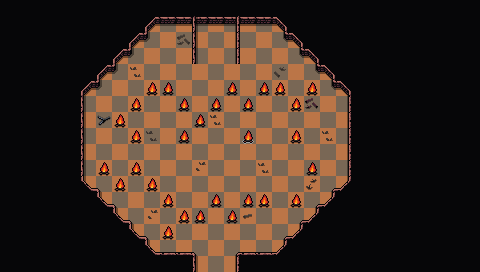

Rendered tile map (Tiled .tmx) drawn with the repository's tilesets; below, a short description and the map source with its tile grids summarised:
An orthogonal 30x17 tile map with 16x16 px tiles, 4 tile layers (Collision, Background, Ground, Clutter), 2 tilesets and 15 objects.

<map version="1.10" tiledversion="1.10.1" orientation="orthogonal" renderorder="right-down" width="30" height="17" tilewidth="16" tileheight="16" infinite="0" nextlayerid="7" nextobjectid="77">
 <editorsettings>
  <export target="wastetown..tmx" format="tmx" />
 </editorsettings>
 <properties>
  <property name="dungeonEffect" value="{&quot;startBattleWithCard&quot;: [ &quot;Staff of the Flame Magus&quot; ]}" />
 </properties>
 <tileset firstgid="1" source="../../tileset/main.tsx" />
 <tileset firstgid="10113" source="../../tileset/buildings.tsx" />
 <layer id="6" name="Collision" width="30" height="17">
  <data>[510 cells, 50 non-empty, 10 distinct tile ids]</data>
 </layer>
 <layer id="1" name="Background" width="30" height="17">
  <data>[510 cells, 510 non-empty, 3 distinct tile ids]</data>
 </layer>
 <layer id="2" name="Ground" width="30" height="17">
  <data>[510 cells, 353 non-empty, 14 distinct tile ids]</data>
 </layer>
 <layer id="3" name="Clutter" width="30" height="17">
  <properties>
   <property name="spriteLayer" type="bool" value="true" />
  </properties>
  <data>[510 cells, 51 non-empty, 13 distinct tile ids]</data>
 </layer>
 <objectgroup id="4" name="Objects">
  <object id="38" template="../../obj/entry_up.tx" x="192" y="275.665" width="48" height="16">
   <properties>
    <property name="teleport" value="" />
   </properties>
  </object>
  <object id="50" template="../../obj/enemy.tx" x="209.152" y="63.8086">
   <properties>
    <property name="enemy" value="Adept Red Wizard" />
    <property name="threatRange" type="int" value="30" />
    <property name="waypoints" value="74,72,73,75,72" />
   </properties>
  </object>
  <object id="62" template="../../obj/gold.tx" x="144.5" y="64.25" />
  <object id="65" template="../../obj/enemy.tx" x="128.25" y="192.75">
   <properties>
    <property name="enemy" value="Magma Fire Elemental" />
    <property name="threatRange" type="int" value="40" />
    <property name="waypoints" value="70,74,71,69" />
   </properties>
  </object>
  <object id="66" template="../../obj/booster.tx" x="289.25" y="95" width="16.25" height="15.25">
   <properties>
    <property name="reward">[
  {
    "editions": [ "PD2" ],
    "type": "card",
    "count": 3,
    "rarity": [ "Common" ]
  },
  {
    "editions": [ "PD2" ],
    "type": "card",
    "count": 1,
    "rarity": [ "Uncommon" ]
  },
  {
    "editions": [ "PD2" ],
    "type": "card",
    "count": 1,
    "rarity": [ "Rare", "Mythic Rare" ]
  }
]
</property>
   </properties>
  </object>
  <object id="67" template="../../obj/enemy.tx" x="251.75" y="65.75">
   <properties>
    <property name="enemy" value="Magma Fire Elemental" />
    <property name="threatRange" type="int" value="40" />
    <property name="waypoints" value="75,70,69,71,72" />
   </properties>
  </object>
  <object id="68" template="../../obj/manashards.tx" x="257" y="47.75" />
  <object id="69" template="../../obj/waypoint.tx" x="269.5" y="130.75" />
  <object id="70" template="../../obj/waypoint.tx" x="191" y="203.25" />
  <object id="71" template="../../obj/waypoint.tx" x="116.5" y="95" />
  <object id="72" template="../../obj/waypoint.tx" x="207.5" y="80.75" />
  <object id="73" template="../../obj/waypoint.tx" x="159.5" y="78.75" />
  <object id="74" template="../../obj/waypoint.tx" x="208.5" y="46.75" />
  <object id="75" template="../../obj/waypoint.tx" x="271.25" y="79.75" />
  <object id="76" template="../../obj/treasure.tx" x="160" y="48.5">
   <properties>
    <property name="reward">[{"type": "randomCard","colors": ["Red"], "count": 5 }, {"type": "item","count": 1,"probability":0.2,"itemName": "Dagger"},
{
"type": "card",
"probability": 1,
"count": 1,
"cardName": "Staff of the Flame Magus"}]</property>
   </properties>
  </object>
 </objectgroup>
</map>
